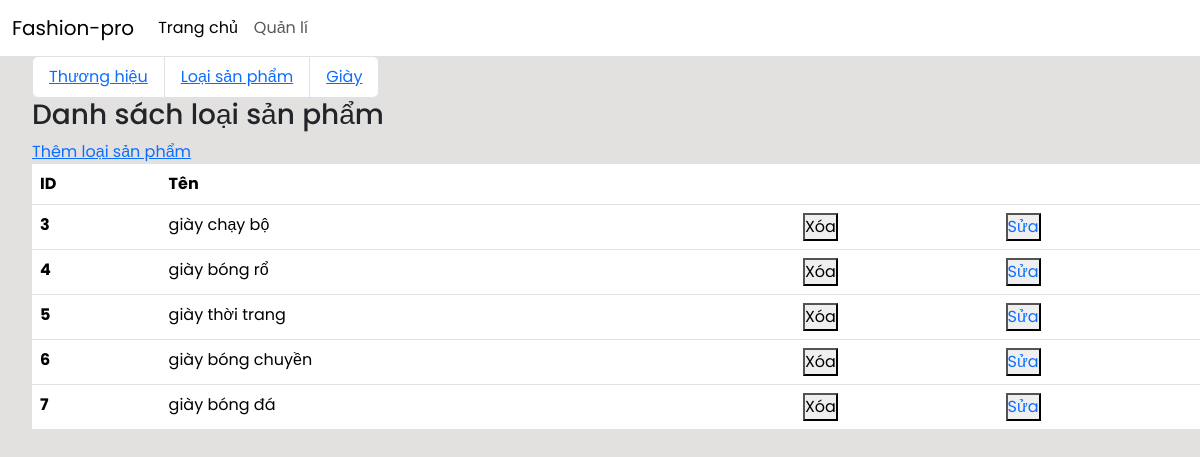
The page /?controller=manager&type=product_type&action=list on the database its author committed.
### tables this page shows
CREATE TABLE `product_type` (
  `id` int(11) NOT NULL,
  `name` varchar(255) DEFAULT NULL
);

### controllers/ManagerController.php (called while the page is built, shortened)
<?php
$product_type_model = new ProductType();
$type = isset($_GET['type']) ? $_GET['type'] : "";
$action = isset($_GET['action']) ? $_GET['action'] : "";
switch ($type) {
    case 'product_type':
        switch ($action) {
            case 'list':
                $product_type_list = $product_type_model->getAll();
                break;
        }
        break;
}
require_once('views/index.php');
?>

### models/DB.php (called while the page is built, shortened)
<?php
class DB
{
    public static function connect()
    {
        $conn = new PDO("mysql:host=" . self::HOST . "; dbname=" . self::DB . "; charset=utf8", self::USER_NAME, self::PASSwORD);
        if ($conn) {
            return $conn;
        }
        exit();
    }
}
?>

### models/AbstractModel.php (called while the page is built, shortened)
<?php
require_once('DB.php');
class AbstractModel
{
    var PDO $conn;
    var $table;
    function __construct()
    {
        $this->conn = DB::connect();
    }
    function excute($query)
    {
        $query = $this->conn->query($query);
        $result = $query->fetchAll();
        return $result;
    }
    function getAll()
    {
        $sql = "SELECT * FROM " . $this->table;
        return $this->excute($sql);
    }
}
?>

### views/manager/product_type/list.php (the view, shortened to what this page needs)
<div>
    <h3>Danh sách loại sản phẩm</h3>
    <a href="?controller=manager&type=product_type&action=add">Thêm loại sản phẩm</a>
    <table class="table">
        <thead>
            <tr>
                <th scope="col">ID</th>
                <th scope="col">Tên</th>
                <th scope="col"></th>
                <th scope="col"></th>
            </tr>
        </thead>
        <tbody>
            <?php
            if (isset($product_type_list)) {
                foreach ($product_type_list as $product_type) { ?>
                    <tr>
                        <th scope="row">
                            <?php echo $product_type['id'] ?>
                        </th>
                        <td>
                            <?php echo $product_type['name'] ?>
                        </td>
                        <td>
                            <form action="?controller=manager&type=product_type&action=delete" method="post">
                                <button type="submit" name="delete">Xóa</button>
                            </form>
                        </td>
                        <td>
                            <button>
                                <a style="text-decoration: none;"
                                    href="?controller=manager&type=product_type&action=update&id=<?php echo $product_type['id'] ?>">Sửa</a>
                            </button>
                        </td>
                    </tr>
                <?php }
            }
            ?>
        </tbody>
    </table>
</div>

### public/style.css (style rules this page uses)
* { padding: 0; margin: 0; box-sizing: border-box; }
body { font-family: 'Poppins', sans-serif; background-color: #e3e0e0; }

### rows shown on the page
product_type: id "3", name "giày chạy bộ"
product_type: id "4", name "giày bóng rổ"
product_type: id "5", name "giày thời trang"
product_type: id "6", name "giày bóng chuyền"
product_type: id "7", name "giày bóng đá"
